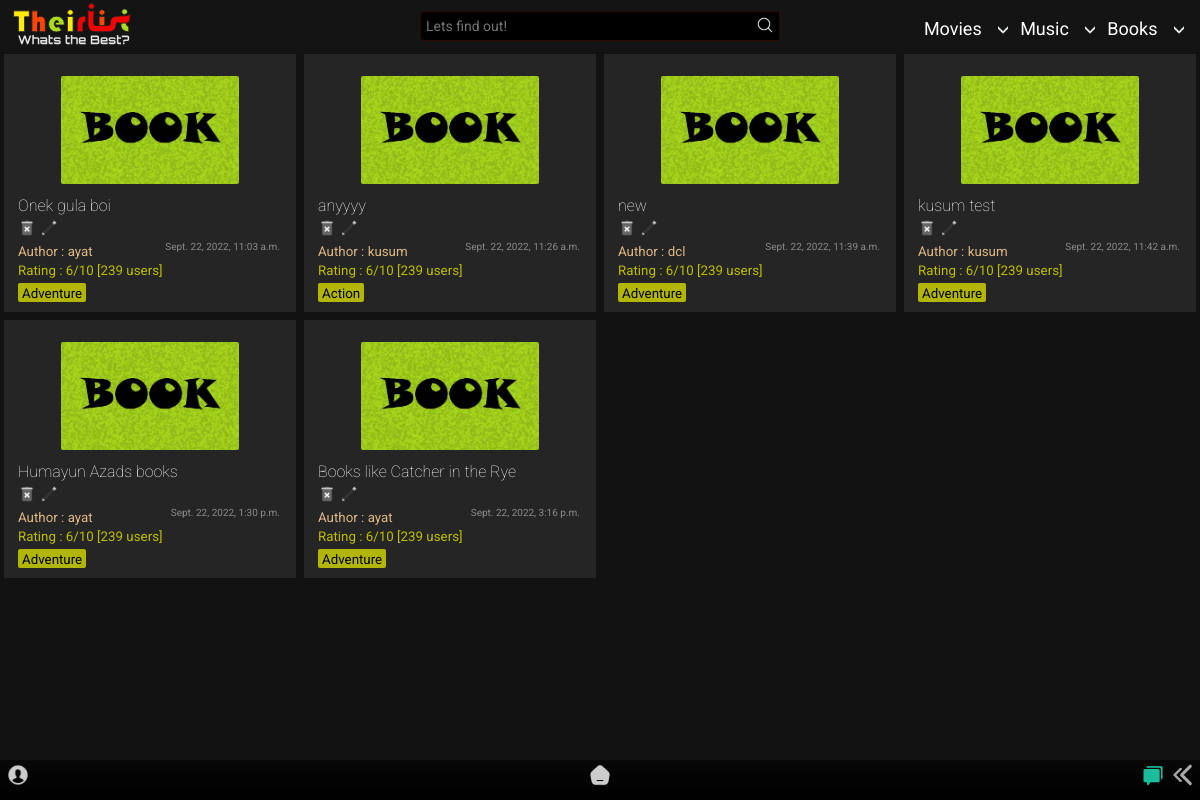
The page /home/book/ on the database as committed earlier.
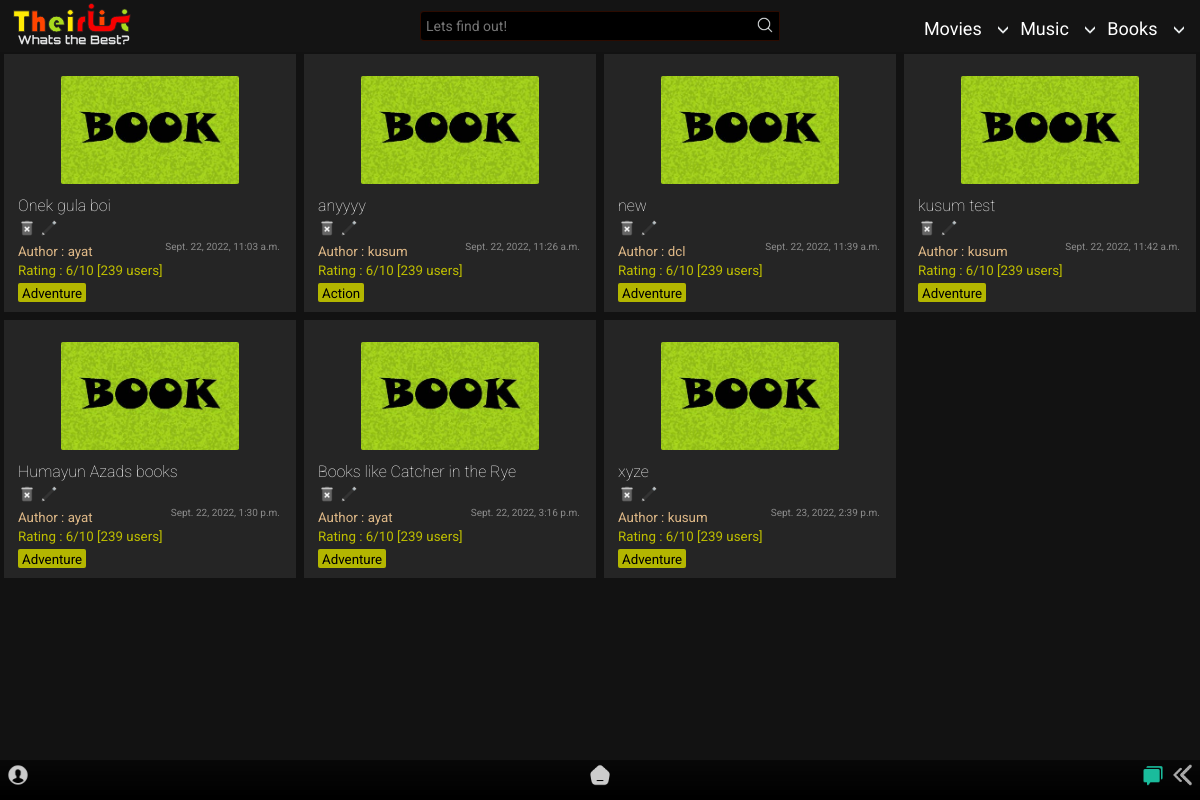
The same page on the database as committed later.
### app/models.py (models this page shows, shortened)
class BookList(models.Model):
    title = models.CharField(max_length=65)
    creator = models.ForeignKey(User,on_delete=models.SET_NULL,blank=True, null=True)
    genre = models.ManyToManyField('BookGenre')
    posted = models.DateTimeField(auto_now_add=True)
    content = RichTextField(null=True,default=' ')
    type = models.CharField(max_length=10,default="book")
    slug = models.SlugField(max_length= 300,null=True, blank = True, unique=True)

class BookGenre(models.Model):
    name = models.CharField(max_length=150)
    def __str__(self):
        return self.name

### app/views.py (the view)
# urls.py: path('book/',views.book, name='book'),
def book(request,query=None):
    if not query:
        qs = BookList.objects.all()
    else:
        qs = BookList.objects.filter(genre__name__icontains=query)
    return render(request, 'app/book.html', {'query': qs, 'result' : query} )

### templates/app/book.html (shortened to what this page needs)
{% extends "index.html" %}
{% load static %}
{% block content %}
<section>
    <div class="contain-sec" id="contain-sec">
      {% for film in query %}
      <div class="elements">
        <div class="thumb">
          <img src="{% static 'app/images/book-poster.jpg' %}" width="100px" />
        </div>
        <div class="Title">
          <a href="{% url 'app:booklist_detail' film.id %}"><h4 class="tit">{{film.title}}</h4></a>
          {% if user.id == film.creator.id %}
          <a href="{% url 'app:delete_book' film.slug %}"><img src ="{% static 'app/images/delete.png' %}"></a>
          <a href="{% url 'app:update_booklist' film.slug %}"><img src ="{% static 'app/images/edit.png' %}"></a>
          {% else %}
          <img src ="{% static 'app/images/delete-dis.png' %}">
          <img src ="{% static 'app/images/edit-dis.png' %}">
          {% endif %}
        </div>
        <div class="Author">
          <small>Author : {{film.creator.username}}<span>{{film.posted}}</span></small>
        </div>
        <div class="rating"><small>Rating : 6/10 [239 users]</small></div>
          {% for tag in film.genre.all %}
          <div class="Genre">
          <small>{{ tag }}</small>
          </div>
            {% empty %}
            No tags!
          {% endfor %}
      </div>
      {% endfor %}
    </div>
  </section>
{% endblock content %}

Rows that differ between the two databases and show on the page:
added BookList: title "xyze", creator.username "kusum", posted "Sept. 23, 2022, 2:39 p.m.", BookGenre (name "Adventure")
